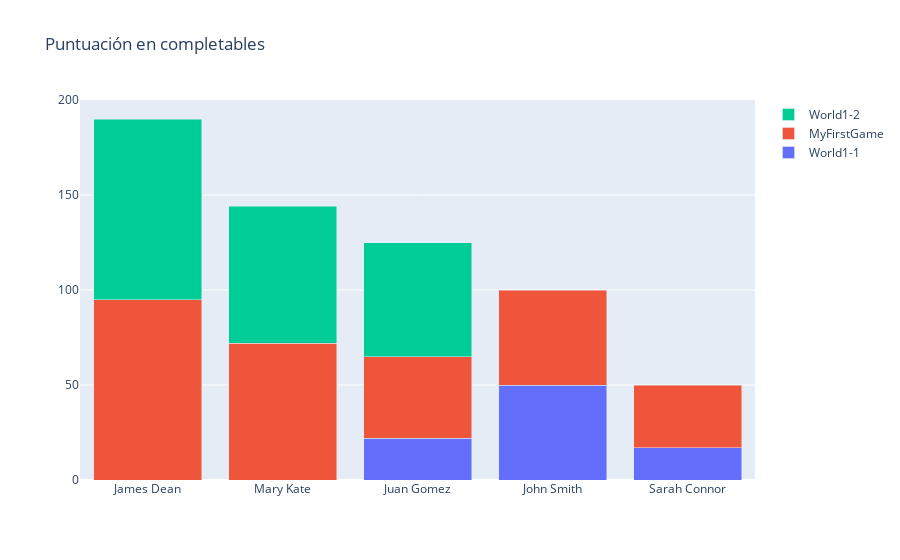

The code cell stored with this chart in its notebook:
### Code cell
# mostramos
data = []
for c in cvalues['completable'].unique():
    bar_data = cvalues[cvalues['completable'] == c]
    data.append(go.Bar(x=bar_data['id'], y=bar_data['score'], name=c))    
fig = go.Figure(
    layout_title_text="Puntuación en completables",
    data=data
)
fig.update_xaxes(categoryorder="total descending")
fig.update_layout(barmode='stack')
fig.show()

### Figure 1 — Plotly figure (JSON) as saved in the notebook; plotly's stock layout.template omitted (floating-point values rounded to 4 significant figures)
{"data": [{"name": "World1-1", "type": "bar", "x": ["John Smith", "Sarah Connor", "Juan Gomez"], "y": [50, 17, 22]}, {"name": "MyFirstGame", "type": "bar", "x": ["John Smith", "Sarah Connor", "James Dean", "Mary Kate", "Juan Gomez"], "y": [50, 33, 95, 72, 43]}, {"name": "World1-2", "type": "bar", "x": ["James Dean", "Mary Kate", "Juan Gomez"], "y": [95, 72, 60]}], "layout": {"barmode": "stack", "title": {"text": "Puntuación en completables"}, "xaxis": {"categoryorder": "total descending"}}}
